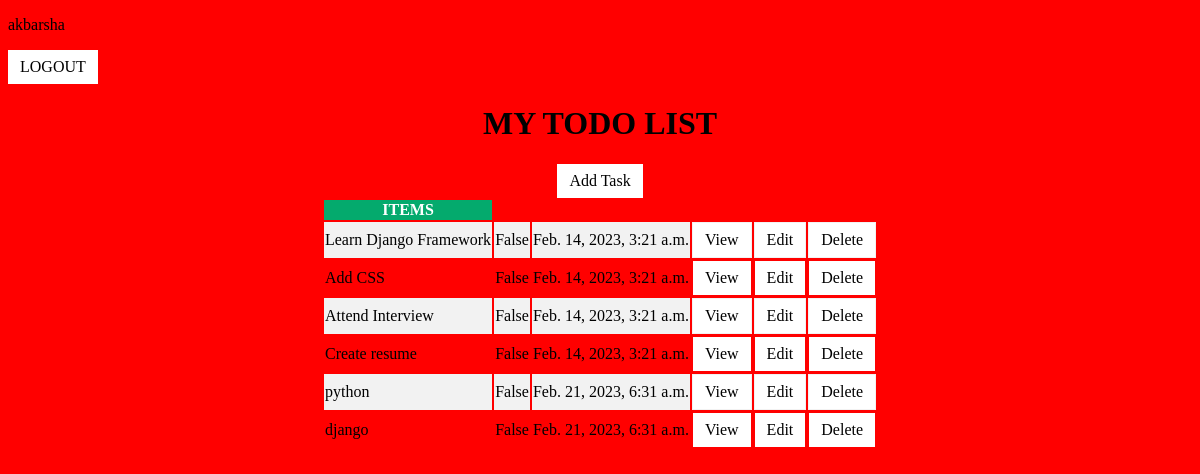
The app's page /todo/task-list/ (signed in) with its own data.
### todo/models.py (models this page shows, shortened)
class Task(models.Model):
    title = models.CharField(max_length=150)
    completed = models.BooleanField(default=False)
    created = models.DateTimeField(auto_now_add=True)

### todo/views.py (the view)
# urls.py: path('task-list/', TaskList.as_view(), name='task'),
class TaskList(ListView):
    model = Task
    context_object_name = 'task'
    template_name = 'tasklist.html'

### templates/tasklist.html (shortened to what this page needs)
{% load static %}
<!DOCTYPE html>
<html lang="en">
<head>
    <link rel="stylesheet" href="{% static 'css/style.css' %}">
</head>
<body>
    {% if request.user.is_authenticated %}
    <p>{{request.user}}</p>
        <a href="">LOGOUT</a>
    {% endif %}
    <h1>MY TODO LIST</h1>
    <center><a href="{% url 'task-create' %}">Add Task</a></center>
    <table>
        <tr>
            <th>ITEMS</th>
        </tr>
        {% for tasks in task %}
        <tr>
            <td>{{tasks.title}}</td>
            <td>{{tasks.completed}}</td>
            <td>{{tasks.created}}</td>
            <td><a href="{% url 'task-detail' tasks.id%}">View</a></td>
            <td><a href="{% url 'task-update' tasks.id%}">Edit</a></td>
            <td><a href="{% url 'task-delete' tasks.id%}">Delete</a></td>
        </tr>
        {% endfor %}
    </table>
</body>
</html>

### todo/static/css/style.css (style rules this page uses)
body { background-color: red; font-family: verdana; }
h1 { text-align: center; }
table { margin-left: auto; margin-right: auto; }
th { background-color: #04AA6D; color: white; }
tr:nth-child(even) { background-color: #f2f2f2; }
a:link, a:visited { background-color: white; color: black; padding: 8px 12px; text-align: center; text-decoration: none; display: inline-block; }

### records on screen
Task: title "Learn Django Framework", completed "False", created "Feb. 14, 2023, 3:21 a.m."
Task: title "Add CSS", completed "False", created "Feb. 14, 2023, 3:21 a.m."
Task: title "Attend Interview", completed "False", created "Feb. 14, 2023, 3:21 a.m."
Task: title "Create resume", completed "False", created "Feb. 14, 2023, 3:21 a.m."
Task: title "python", completed "False", created "Feb. 21, 2023, 6:31 a.m."
Task: title "django", completed "False", created "Feb. 21, 2023, 6:31 a.m."

### other values on screen
{{ request.user }} "akbarsha"
